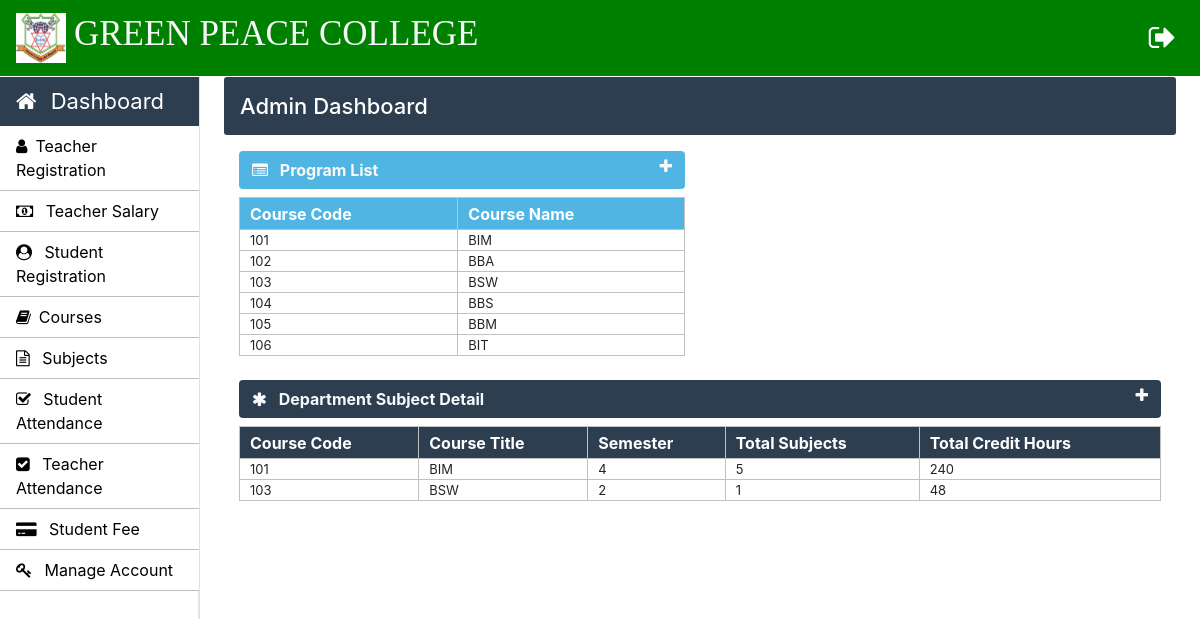
The page /admin/admin-index.php (signed in) on the database its author committed.
### tables this page shows
CREATE TABLE `courses` (
  `course_code` varchar(10) NOT NULL,
  `course_name` varchar(50) NOT NULL,
  `semester_or_year` varchar(10) NOT NULL,
  `no_of_year` int(10) NOT NULL
);

### Admin/admin-index.php (the view, shortened to what this page needs)
	<?php
		require_once "../connection/connection.php";
	?>
	<?php include('../common/common-header.php') ?>
	<?php include('../common/admin-sidebar.php') ?>
		<main role="main" class="col-xl-10 col-lg-9 col-md-8 ml-sm-auto px-md-4 mb-2 w-100 page-content-index">
			<div class="flex-wrap flex-md-no-wrap pt-3 pb-2 mb-3 text-white admin-dashboard pl-3">
				<h4>Admin Dashboard </h4>
			</div>
				<div class=" col-lg-6 col-md-12 col-sm-12">
					<div>
						<section class="mt-3">
							<div class="btn btn-block table-two text-light d-flex">
								<span class="font-weight-bold"><i class="fa fa-list-alt mr-2" aria-hidden="true"></i> Program List</span>
								<a href="" class="ml-auto" data-toggle="collapse" data-target="#collapsetwo"><i class="fa fa-plus text-light" aria-hidden="true"></i></a>
							</div>
							<div class="collapse show mt-2" id="collapsetwo">
								<table class="w-100 table-elements table-two-tr"cellpadding="2">
									<tr class="pt-5 table-two text-white" style="height: 32px;">
										<th>Course Code</th>
										<th>Course Name</th>
									</tr>
									<?php
										$query="select course_name,course_code from courses";
										$run=mysqli_query($con,$query);
										while($row=mysqli_fetch_array($run)) { ?>
											<tr>
												<td><?php echo $row['course_code'] ?></td>
												<td><?php echo $row['course_name'] ?></td>
											</tr>
										<?php }
									?>
								</table>
							</div>
						</section>
					</div>
				</div>
				<div class="col-md-12">
					<div>
						<section class="mt-4">
							<div class="btn btn-block table-three text-light d-flex">
								<span class="font-weight-bold"><i class="fa fa-asterisk mr-2" aria-hidden="true"></i> Department Subject Detail</span>
								<a href="" class="ml-auto" data-toggle="collapse" data-target="#collapsethree"><i class="fa fa-plus text-light" aria-hidden="true"></i></a>
							</div>
							<div class="collapse show mt-2" id="collapsethree">
								<table class="w-100 table-elements table-three-tr"cellpadding="2">
									<tr class="pt-5 table-three text-white" style="height: 32px;">
										<th>Course Code</th>
										<th>Course Title</th>
										<th>Semester</th>
										<th>Total Subjects</th>
										<th>Total Credit Hours</th>
									</tr>
									<?php
										$query="select course_code,course_name,semester,count(subject_code) as subject_code,sum(credit_hours) as credit_hours from course_subjects join courses using(course_code) group by course_code, semester";
										$run=mysqli_query($con,$query);
										while($row=mysqli_fetch_array($run)) {
											echo "<tr>";
											echo "<td>".$row["course_code"]."</td>";
											echo "<td>".$row["course_name"]."</td>";
											echo "<td>".$row["semester"]."</td>";
											echo "<td>".$row["subject_code"]."</td>";
											echo "<td>".$row["credit_hours"]."</td>";
											echo "</tr>";
										}
									?>
								</table>
							</div>
						</section>
					</div>
				</div>
		</main>
	</body>
</html>

### Css/style.css (style rules this page uses)
h4 { font-size: 22px; }
.admin-dashboard { margin-top: 1px !important; background: #2c3e50 !important; border-radius: 3px; }
.table-elements tr, td, th { font-size: 13px; border: 1px solid rgb(194, 193, 193); padding-left: 10px !important; }
.table-two { background: #51b5e4; }
.table-three { background: #2c3e50 !important; }
.table-font-for-transcript td, th { font-size: 16px !important; }

### rows shown on the page
courses: course_code "101", course_name "BIM"
courses: course_code "102", course_name "BBA"
courses: course_code "103", course_name "BSW"
courses: course_code "104", course_name "BBS"
courses: course_code "105", course_name "BBM"
courses: course_code "106", course_name "BIT"

### other values the page prints
$row["course_code"] "101"
$row["course_name"] "BIM"
$row["semester"] "4"
$row["subject_code"] "5"
$row["credit_hours"] "240"
$row["course_code"] "103"
$row["course_name"] "BSW"
$row["semester"] "2"
$row["subject_code"] "1"
$row["credit_hours"] "48"
